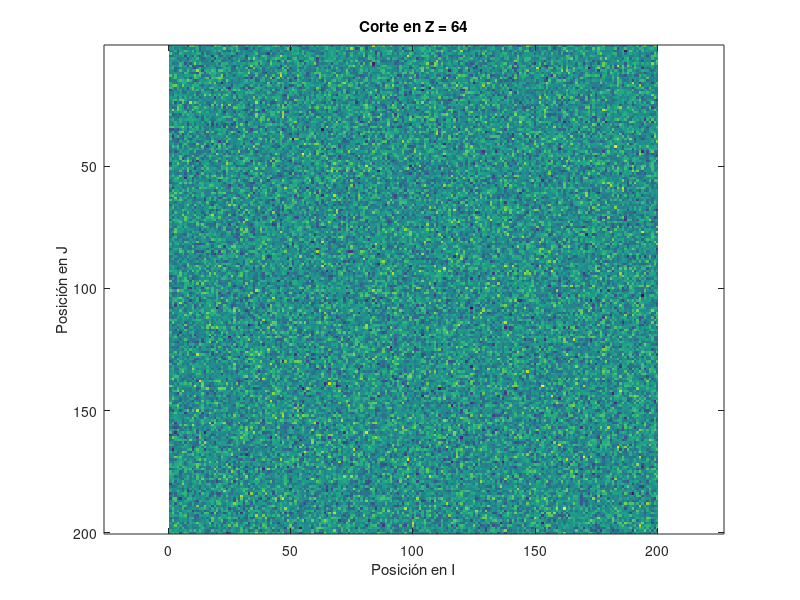

Here is the MATLAB script that generated this plot: (Note: this script raises an error after producing the figure.)
% Parámetros del volumen de la imagen
nI = 200;   % Tamaño en la dimensión I
nJ = 200;   % Tamaño en la dimensión J
nK = 127;   % Tamaño en la dimensión K

% Supongamos que ya tienes la imagen cargada como un volumen 3D
% A continuación se usa una imagen de ejemplo (puedes cargar tu propia imagen)
image_volume = randn(nI, nJ, nK);  % Imagen aleatoria para ilustrar

% Definir la matriz de transformación (4x4) previamente discutida
A = [4.07 0 0 -405.23;
     0 4.07 0 -582.41;
     0 0 2.0 -8.5;
     0 0 0 1];

% Generar los índices de voxel (i, j, k)
[i, j, k] = ndgrid(1:nI, 1:nJ, 1:nK);
voxel_coords = [i(:), j(:), k(:)]';  % Aplanar a una matriz 3xN

% Añadir un 1 para la coordenada homogénea
homogeneous_voxel_coords = [voxel_coords; ones(1, numel(i))];

% Transformar las coordenadas de DICOM a RAS
ras_coords = A * homogeneous_voxel_coords;
ras_coords = ras_coords(1:3, :);  % Extraer las coordenadas (X, Y, Z)

% Ahora las coordenadas ras_coords contienen las posiciones en RAS

% Visualizar un corte de la imagen en RAS (ejemplo para un corte específico)
slice_index = 64;  % El índice de corte en el eje Z (puedes cambiarlo)

% Muestra el corte 2D en el plano Z
figure;
imagesc(squeeze(image_volume(:,:,slice_index))); 
axis equal;
title(['Corte en Z = ', num2str(slice_index)]);
xlabel('Posición en I');
ylabel('Posición en J');

% Para visualizar en 3D: Muestra un volumen en 3D usando imágenes con coordenadas RAS
figure;
% Visualización 3D del volumen, asumiendo que las coordenadas están transformadas
% y que la imagen se visualiza con las coordenadas correctas.
% Usamos un "slice" para mostrar un corte en cada dirección.
slice(ras_coords(1,:), ras_coords(2,:), ras_coords(3,:), image_volume, [], [], -640.5); % Corte Z

% Ajustes de visualización para la imagen
colormap('gray');
colorbar;
xlabel('Posición en X (RAS)');
ylabel('Posición en Y (RAS)');
zlabel('Posición en Z (RAS)');
title('Visualización en 3D de la imagen transformada');
